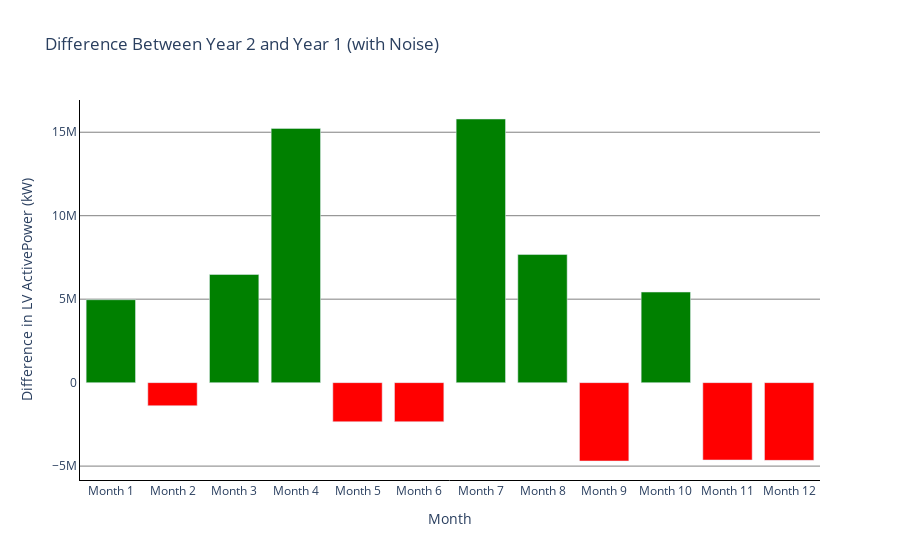

Here is the notebook cell this chart was saved with:
### Code cell
# Generate second year data by adding normal noise
np.random.seed(42)  # For reproducibility
noise = np.random.normal(0, 10000000, size=monthly_data.shape)
second_year_data = monthly_data + noise

# Calculate differences
differences = second_year_data - monthly_data

# Create a bar chart with colored bars
fig = go.Figure(data=[go.Bar(
    x=[f'Month {m}' for m in monthly_data.index],
    y=differences,
    marker_color=['green' if x > 0 else 'red' for x in differences]  # Set color based on the condition
)])

# Update layout
fig.update_layout(
    title='Difference Between Year 2 and Year 1 (with Noise)',
    xaxis_title='Month',
    yaxis_title='Difference in LV ActivePower (kW)',
    plot_bgcolor='white',
    xaxis=dict(showline=True, showgrid=False, linecolor='black'),
    yaxis=dict(showline=True, showgrid=True, gridcolor='gray', linecolor='black')
)

# Show plot
fig.show()

### Figure 1 — Plotly figure (JSON) as saved in the notebook; plotly's stock layout.template omitted (floating-point values rounded to 4 significant figures)
{"data": [{"marker": {"color": ["green", "red", "green", "green", "red", "red", "green", "green", "red", "green", "red", "red"]}, "type": "bar", "x": ["Month 1", "Month 2", "Month 3", "Month 4", "Month 5", "Month 6", "Month 7", "Month 8", "Month 9", "Month 10", "Month 11", "Month 12"], "y": [4967000.0, -1383000.0, 6477000.0, 15230000.0, -2342000.0, -2341000.0, 15790000.0, 7674000.0, -4695000.0, 5426000.0, -4634000.0, -4657000.0]}], "layout": {"plot_bgcolor": "white", "title": {"text": "Difference Between Year 2 and Year 1 (with Noise)"}, "xaxis": {"linecolor": "black", "showgrid": false, "showline": true, "title": {"text": "Month"}}, "yaxis": {"gridcolor": "gray", "linecolor": "black", "showgrid": true, "showline": true, "title": {"text": "Difference in LV ActivePower (kW)"}}}}
